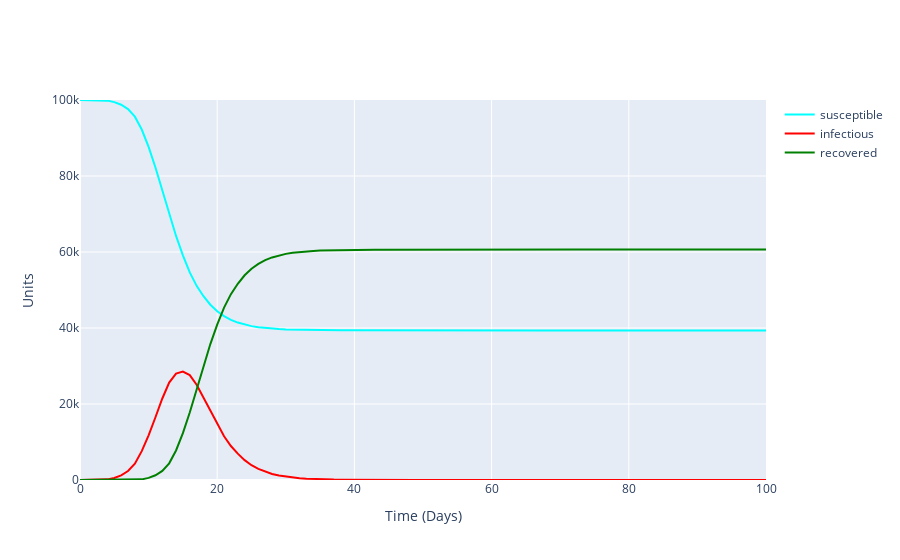

Here is the notebook cell this chart was saved with:
### Markdown cell above
## Plotting how the total number of each infection state evolves over time (average over all simulations)

### Code cell
average_node_count = np.mean(np.asarray(compiled_node_count),axis=0)

fig = go.Figure()
fig.add_trace(go.Scatter(x=np.arange(0,len(average_node_count)), y=[v[0] for v in average_node_count],
                    mode='lines', name='susceptible', line=dict(color='aqua', width=2)))
fig.add_trace(go.Scatter(x=np.arange(0,len(average_node_count)), y=[v[1] for v in average_node_count],
                    mode='lines', name='infectious', line=dict(color='red', width=2)))
fig.add_trace(go.Scatter(x=np.arange(0,len(average_node_count)), y=[v[2] for v in average_node_count],
                    mode='lines', name='recovered', line=dict(color='green', width=2)))
fig.update_layout(xaxis_title='Time (Days)', yaxis_title='Units',yaxis=dict(range=[0, total_units]))
fig.show()

### Figure 1 — Plotly figure (JSON) as saved in the notebook; plotly's stock layout.template omitted (floating-point values rounded to 4 significant figures)
{"data": [{"line": {"color": "aqua", "width": 2}, "mode": "lines", "name": "susceptible", "type": "scatter", "x": [0, 1, 2, 3, 4, 5, 6, 7, 8, 9, 10, 11, 12, 13, 14, 15, 16, 17, 18, 19, 20, 21, 22, 23, 24, 25, 26, 27, 28, 29, 30, 31, 32, 33, 34, 35, 36, 37, 38, 39, 40, 41, 42, 43, 44, 45, 46, 47, 48, 49, 50, 51, 52, 53, 54, 55, 56, 57, 58, 59, 60, 61, 62, 63, 64, 65, 66, 67, 68, 69, 70, 71, 72, 73, 74, 75, 76, 77, 78, 79, 80, 81, 82, 83, 84, 85, 86, 87, 88, 89, 90, 91, 92, 93, 94, 95, 96, 97, 98, 99, 100], "y": [99990, 99988, 99985, 99928, 99834, 99444, 98755, 97624, 95617, 92231, 87678, 82239, 76174, 69966, 64223, 59128, 54634, 51096, 48363, 46120, 44392, 43129, 42151, 41423, 40885, 40492, 40192, 39983, 39838, 39714, 39609, 39556, 39512, 39479, 39447, 39420, 39408, 39396, 39382, 39376, 39369, 39360, 39356, 39355, 39355, 39354, 39353, 39352, 39352, 39352, 39352, 39352, 39352, 39352, 39352, 39352, 39352, 39352, 39352, 39352, 39352, 39352, 39352, 39352, 39352, 39352, 39352, 39352, 39352, 39352, 39352, 39352, 39352, 39352, 39352, 39352, 39352, 39352, 39352, 39352, 39352, 39352, 39352, 39352, 39352, 39352, 39352, 39352, 39352, 39352, 39352, 39352, 39352, 39352, 39352, 39352, 39352, 39352, 39352, 39352, 39352]}, {"line": {"color": "red", "width": 2}, "mode": "lines", "name": "infectious", "type": "scatter", "x": [0, 1, 2, 3, 4, 5, 6, 7, 8, 9, 10, 11, 12, 13, 14, 15, 16, 17, 18, 19, 20, 21, 22, 23, 24, 25, 26, 27, 28, 29, 30, 31, 32, 33, 34, 35, 36, 37, 38, 39, 40, 41, 42, 43, 44, 45, 46, 47, 48, 49, 50, 51, 52, 53, 54, 55, 56, 57, 58, 59, 60, 61, 62, 63, 64, 65, 66, 67, 68, 69, 70, 71, 72, 73, 74, 75, 76, 77, 78, 79, 80, 81, 82, 83, 84, 85, 86, 87, 88, 89, 90, 91, 92, 93, 94, 95, 96, 97, 98, 99, 100], "y": [10, 12, 15, 72, 166, 546, 1233, 2361, 4311, 7603, 11766, 16516, 21450, 25651, 28008, 28550, 27605, 25078, 21603, 18103, 14736, 11505, 8945, 6940, 5235, 3900, 2937, 2168, 1585, 1171, 883, 636, 471, 359, 267, 189, 148, 116, 97, 71, 51, 48, 40, 27, 21, 15, 7, 4, 3, 3, 2, 1, 0, 0, 0, 0, 0, 0, 0, 0, 0, 0, 0, 0, 0, 0, 0, 0, 0, 0, 0, 0, 0, 0, 0, 0, 0, 0, 0, 0, 0, 0, 0, 0, 0, 0, 0, 0, 0, 0, 0, 0, 0, 0, 0, 0, 0, 0, 0, 0, 0]}, {"line": {"color": "green", "width": 2}, "mode": "lines", "name": "recovered", "type": "scatter", "x": [0, 1, 2, 3, 4, 5, 6, 7, 8, 9, 10, 11, 12, 13, 14, 15, 16, 17, 18, 19, 20, 21, 22, 23, 24, 25, 26, 27, 28, 29, 30, 31, 32, 33, 34, 35, 36, 37, 38, 39, 40, 41, 42, 43, 44, 45, 46, 47, 48, 49, 50, 51, 52, 53, 54, 55, 56, 57, 58, 59, 60, 61, 62, 63, 64, 65, 66, 67, 68, 69, 70, 71, 72, 73, 74, 75, 76, 77, 78, 79, 80, 81, 82, 83, 84, 85, 86, 87, 88, 89, 90, 91, 92, 93, 94, 95, 96, 97, 98, 99, 100], "y": [0, 0, 0, 0, 0, 10, 12, 15, 72, 166, 556, 1245, 2376, 4383, 7769, 12322, 17761, 23826, 30034, 35777, 40872, 45366, 48904, 51637, 53880, 55608, 56871, 57849, 58577, 59115, 59508, 59808, 60017, 60162, 60286, 60391, 60444, 60488, 60521, 60553, 60580, 60592, 60604, 60618, 60624, 60631, 60640, 60644, 60645, 60645, 60646, 60647, 60648, 60648, 60648, 60648, 60648, 60648, 60648, 60648, 60648, 60648, 60648, 60648, 60648, 60648, 60648, 60648, 60648, 60648, 60648, 60648, 60648, 60648, 60648, 60648, 60648, 60648, 60648, 60648, 60648, 60648, 60648, 60648, 60648, 60648, 60648, 60648, 60648, 60648, 60648, 60648, 60648, 60648, 60648, 60648, 60648, 60648, 60648, 60648, 60648]}], "layout": {"xaxis": {"title": {"text": "Time (Days)"}}, "yaxis": {"range": [0, 100000], "title": {"text": "Units"}}}}
